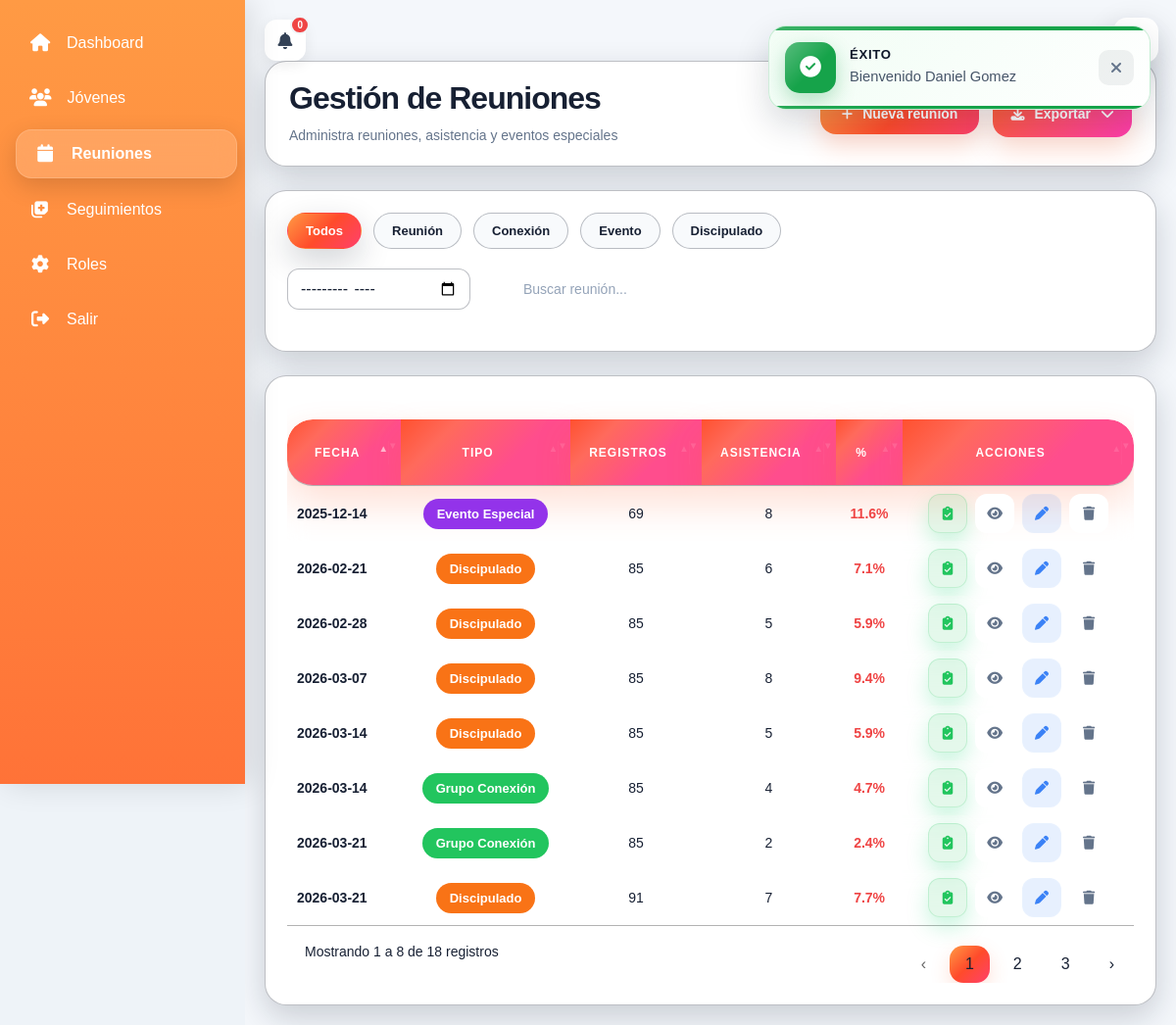
Page /views/reuniones/index.php (signed in) on the committed database.
### tables this page shows
CREATE TABLE `reuniones` (
  `id` int(11) NOT NULL,
  `tipo` varchar(50) DEFAULT NULL,
  `titulo` varchar(150) NOT NULL,
  `fecha` date NOT NULL,
  `descripcion` text DEFAULT NULL,
  `creado_por` int(11) DEFAULT NULL,
  `fecha_creacion` timestamp NOT NULL DEFAULT current_timestamp()
);

### views/reuniones/index.php (the view, shortened to what this page needs)
<?php
require_once "../../config/conexion.php";
$filtro = $_GET["tipo"] ?? "todos";
$tipoBusqueda = $filtro;
$query = "
    SELECT
        r.*,
        COUNT(a.id) AS total_registros,
        COALESCE(SUM(a.asistio = 1), 0) AS asistieron
    FROM reuniones r
    LEFT JOIN asistencia a
        ON a.reunion_id = r.id
";
$query .= "
    GROUP BY r.id
    ORDER BY r.fecha DESC
";
$stmt = $pdo->prepare($query);
if ($filtro !== "todos") {
    $stmt->execute([
        "tipo" => $tipoBusqueda
    ]);
} else {
    $stmt->execute();
}
$reuniones = $stmt->fetchAll(PDO::FETCH_ASSOC);
require_once "../../includes/header.php";
?>
<div class="reuniones">
<div class="page">
    <div class="page-header">
        <div class="page-header-left">
            <h1 class="page-title">
                Gestión de Reuniones
            </h1>
            <div class="page-subtitle">
                Administra reuniones, asistencia y eventos especiales
            </div>
        </div>
        <div class="page-header-right">
            <a
                href="crear.php"
                class="btn btn-primary"
            >
                <i class="fa-solid fa-plus"></i>
                Nueva reunión
            </a>
            <div class="export-dropdown">
                <button
                    type="button"
                    class="export-dropdown__trigger"
                >
                    <i class="fa-solid fa-download"></i>
                    Exportar
                    <i class="fa-solid fa-chevron-down"></i>
                </button>
            </div>
        </div>
    </div>
<div class="page-section">
    <div class="reuniones-filtros">
        <div class="reuniones-tipos">
            <a
                href="?tipo=todos"
                class="<?= $filtro == 'todos' ? 'active' : '' ?>"
            >
                Todos
            </a>
            <a
                href="?tipo=REUNION_JOVENES"
                class="<?= $filtro == 'REUNION_JOVENES' ? 'active' : '' ?>"
            >
                Reunión
            </a>
            <a
                href="?tipo=GRUPO_CONEXION"
                class="<?= $filtro == 'GRUPO_CONEXION' ? 'active' : '' ?>"
            >
                Conexión
            </a>
            <a
                href="?tipo=EVENTO_ESPECIAL"
                class="<?= $filtro == 'EVENTO_ESPECIAL' ? 'active' : '' ?>"
            >
                Evento
            </a>
            <a
                href="?tipo=DISCIPULADO"
                class="<?= $filtro == 'DISCIPULADO' ? 'active' : '' ?>"
            >
                Discipulado
            </a>
        </div>
        <div class="reuniones-tools">
            <input
                type="month"
                class="form-control"
                id="filtroMes"
            >
            <input
                type="text"
                id="buscador"
                class="search-input"
                placeholder="Buscar reunión..."
            >
        </div>
    </div>
</div>
    <div class="page-section">
        <div class="table-wrapper">
            <table
                id="tablaReuniones"
                class="table"
            >
                <thead>
                    <tr>
                        <th>Fecha</th>
                        <th>Tipo</th>
                        <th>Registros</th>
                        <th>Asistencia</th>
                        <th>%</th>
                        <th>Acciones</th>
                    </tr>
                </thead>
                <tbody>
                    <?php foreach($reuniones as $r):
                        $total = $r["total_registros"] ?? 0;
                        $asistieron = $r["asistieron"] ?? 0;
                        $porcentaje =
                            $total > 0
                            ? round(($asistieron / $total) * 100, 1)
                            : 0;
                       $claseBadge = match ($r["tipo"]) {
    "Reunión Jóvenes" => "tipo-reunion_jovenes",
    "Grupo Conexión" => "tipo-grupo_conexion",
    "Evento Especial" => "tipo-evento_especial",
    "Discipulado" => "tipo-discipulado",
    default => "tipo-personalizado"
};
                    ?>
                    <tr>
                        <td>
                            <?= $r["fecha"] ?>
                        </td>
                        <td>
                          <span class="badge <?= $claseBadge ?>">
    <?= htmlspecialchars($r["tipo"]) ?>
</span>
                        </td>
                        <td>
                            <?= $total ?>
                        </td>
                        <td>
                            <?= $asistieron ?>
                        </td>
                        <td>
                            <span
                                class="porcentaje <?= $porcentaje >= 70 ? 'alto' : ($porcentaje >= 40 ? 'medio' : 'bajo') ?>"
                            >
                                <?= $porcentaje ?>%
                            </span>
</td>
                        <td>
                            <div class="table-actions">
                                <a
                                    href="marcar.php?reunion_id=<?= $r['id'] ?>"
                                    class="btn-icon btn-success"
                                    data-tooltip="Marcar asistencia"
                                >
                                    <i class="fa-solid fa-clipboard-check"></i>
                                </a>
                                <a
                                    href="ver.php?id=<?= $r['id'] ?>"
                                    class="btn-icon btn-view"
                                    data-tooltip="Ver informe"
                                >
                                    <i class="fa-solid fa-eye"></i>
                                </a>
                                <a
                                    href="editar.php?id=<?= $r['id'] ?>"
                                    class="btn-icon btn-edit"
                                    data-tooltip="Editar"
                                >
                                    <i class="fa-solid fa-pen"></i>
                                </a>
                              <form
    action="<?= BASE_URL ?>/controllers/reunionController.php"
    method="POST"
    class="table-action-form"
    onsubmit="return confirm('¿Eliminar reunión?')"
>
    <button
        type="submit"
        class="btn-icon btn-delete"
        data-tooltip="Eliminar"
    >
        <i class="fa-solid fa-trash"></i>
    </button>
</form>
                            </div>
                        </td>
                    </tr>
                    <?php endforeach; ?>
                </tbody>
            </table>
        </div>
    </div>
</div>
</div>
<?php require_once "../../includes/footer.php"; ?>

### rows in the picture
reuniones: fecha "2026-03-21", tipo "Grupo Conexión", total "85", asistieron "2", porcentaje "2.4"
reuniones: fecha "2026-03-21", tipo "Discipulado", total "91", asistieron "7", porcentaje "7.7"
reuniones: fecha "2026-03-14", tipo "Discipulado", total "85", asistieron "5", porcentaje "5.9"
reuniones: fecha "2026-03-14", tipo "Grupo Conexión", total "85", asistieron "4", porcentaje "4.7"
reuniones: fecha "2026-03-07", tipo "Discipulado", total "85", asistieron "8", porcentaje "9.4"
reuniones: fecha "2026-02-28", tipo "Discipulado", total "85", asistieron "5", porcentaje "5.9"
reuniones: fecha "2026-02-21", tipo "Discipulado", total "85", asistieron "6", porcentaje "7.1"
reuniones: fecha "2025-12-14", tipo "Evento Especial", total "69", asistieron "8", porcentaje "11.6"

### other values in the picture
$totalNotificaciones "0"
$mensaje "Bienvenido Daniel Gomez"
